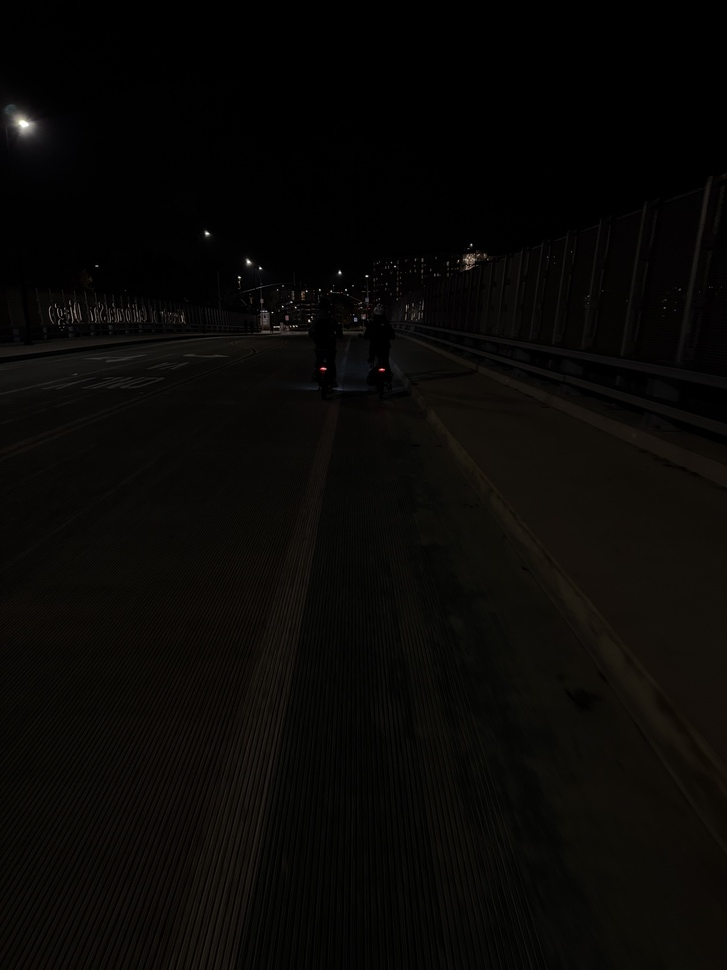
#> input picture Image_process/example_jpg/input/IMG_3583.jpeg, 727 x 970 px, shrunk from 4284 x 5712 before the run, found by its file name
$ python clahe.py
#> lines starting #> are read from the running program, lines starting #| are printed output that depends on the picture
import cv2

img = cv2.imread("/home/pearson/Projects/ECE253/Image_process/example_jpg/input/IMG_3583.jpeg", cv2.IMREAD_COLOR)
#> img is the input picture: shape (970, 727, 3); mean B, G, R 5.6, 7.7, 8.8
lab = cv2.cvtColor(img, cv2.COLOR_BGR2LAB)
#> lab: shape (970, 727, 3); mean of channels 0, 1, 2 5.9, 128.1, 129.1
l, a, b = cv2.split(lab)

clahe = cv2.createCLAHE(clipLimit=4.0, tileGridSize=(8,8))
cl = clahe.apply(l)
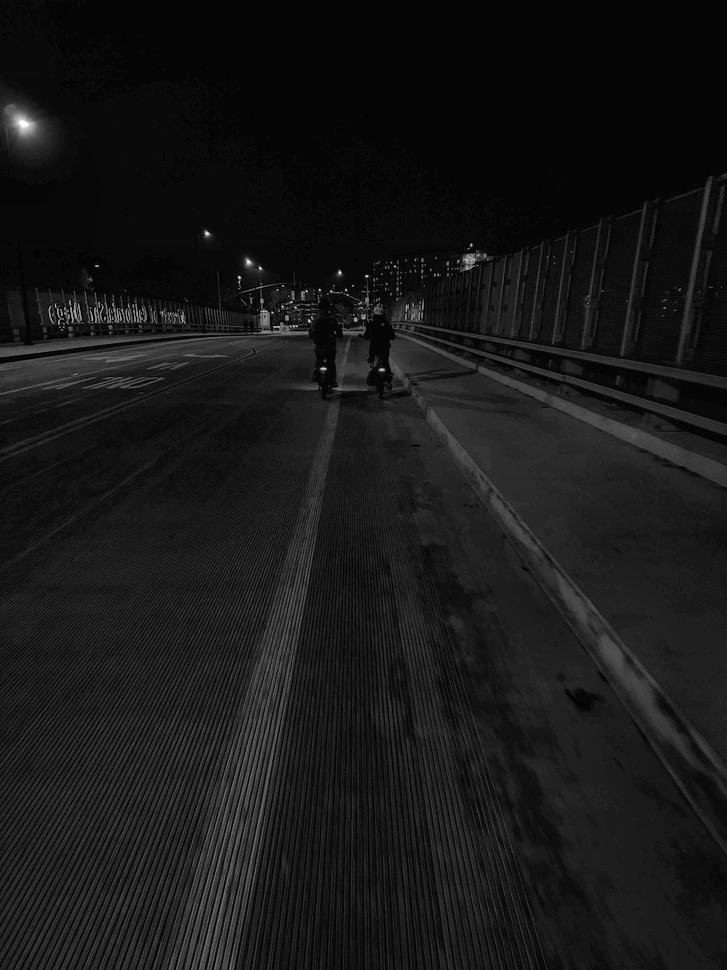
#> cl: shape (970, 727); min 1, max 255, mean 23.7

merged = cv2.merge((cl, a, b))
#> merged: shape (970, 727, 3); mean of channels 0, 1, 2 23.7, 128.1, 129.1
output = cv2.cvtColor(merged, cv2.COLOR_LAB2BGR)

cv2.imwrite("/home/pearson/Projects/ECE253/Image_process/example_jpg/output/output_clahe_IMG_3583.jpeg", output)

$ run again, with Image_process/example_jpg/input/IMG_2467.jpeg copied over Image_process/example_jpg/input/IMG_3583.jpeg
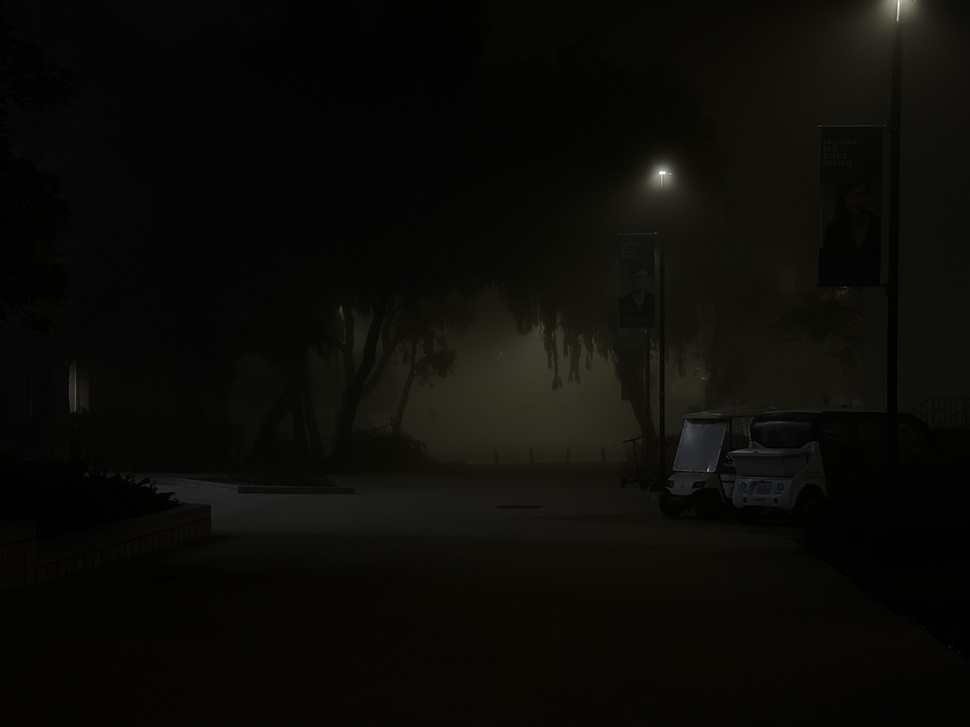
#> input picture Image_process/example_jpg/input/IMG_2467.jpeg, 970 x 727 px, shrunk from 4032 x 3024 before the run, found by its file name
#> img is the input picture: shape (727, 970, 3); mean B, G, R 7.7, 11.1, 11.4
#> lab: shape (727, 970, 3); mean of channels 0, 1, 2 8.8, 127.6, 129.7
#> `cl = clahe.apply(l)`:
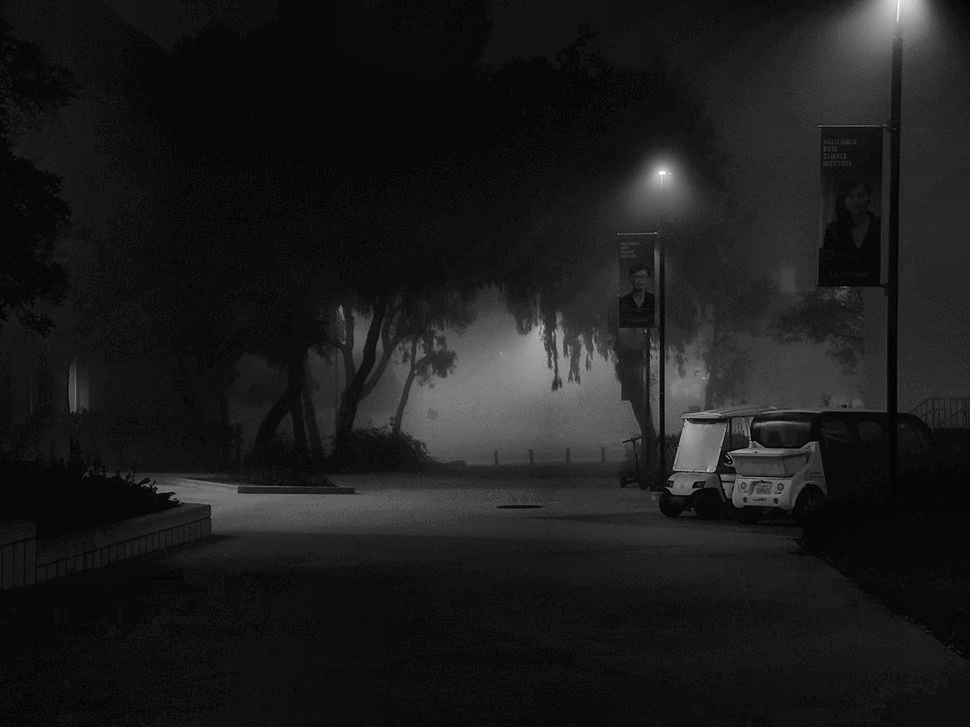
#> cl: shape (727, 970); min 1, max 255, mean 27.5
#> merged: shape (727, 970, 3); mean of channels 0, 1, 2 27.5, 127.6, 129.7
#> `output = cv2.cvtColor(merged, cv2.COLOR_LAB2BGR)`:
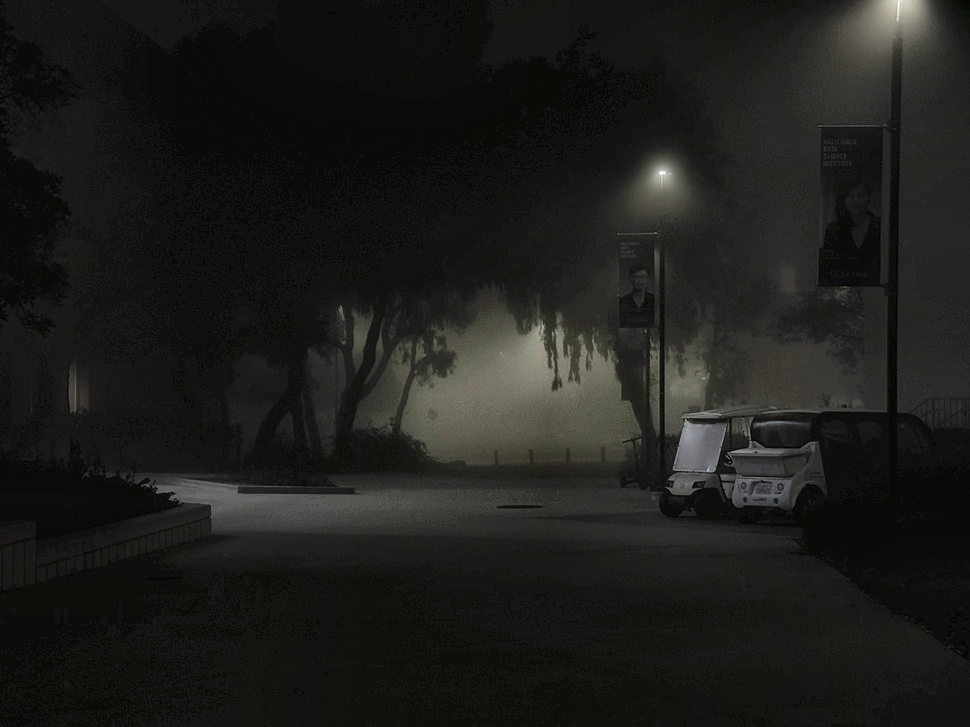
#> output: shape (727, 970, 3); mean B, G, R 26.2, 29.2, 29.5

$ run again, with Image_process/example_jpg/input/IMG_2468.jpeg copied over Image_process/example_jpg/input/IMG_3583.jpeg
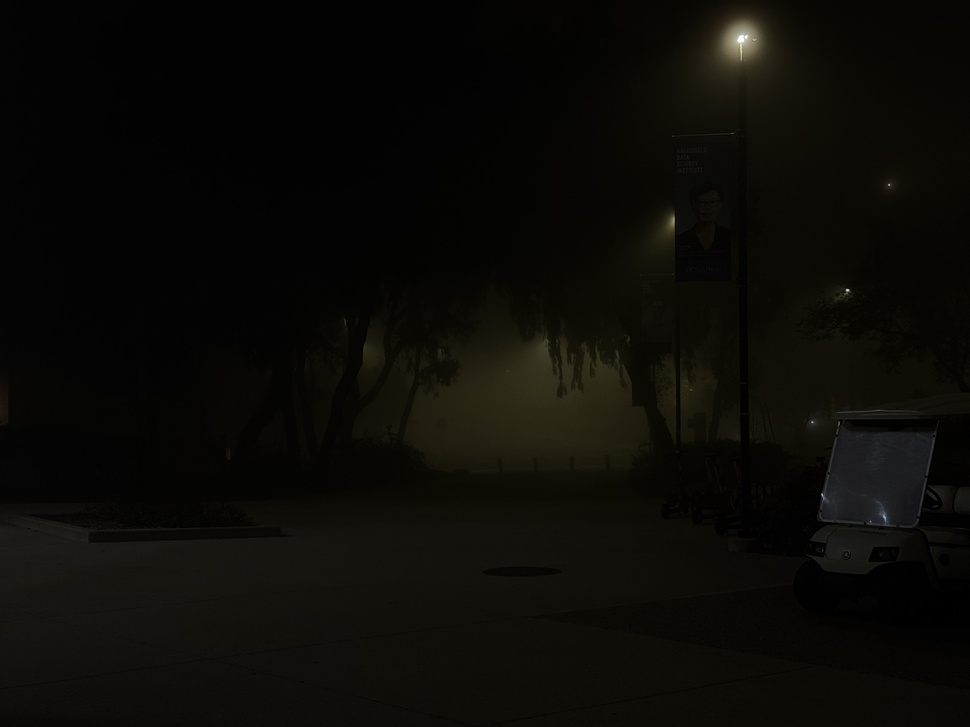
#> input picture Image_process/example_jpg/input/IMG_2468.jpeg, 970 x 727 px, shrunk from 4032 x 3024 before the run, found by its file name
#> img is the input picture: shape (727, 970, 3); mean B, G, R 6.8, 10.6, 11.4
#> lab: shape (727, 970, 3); mean of channels 0, 1, 2 8.3, 127.6, 129.9
#> `l, a, b = cv2.split(lab)`:
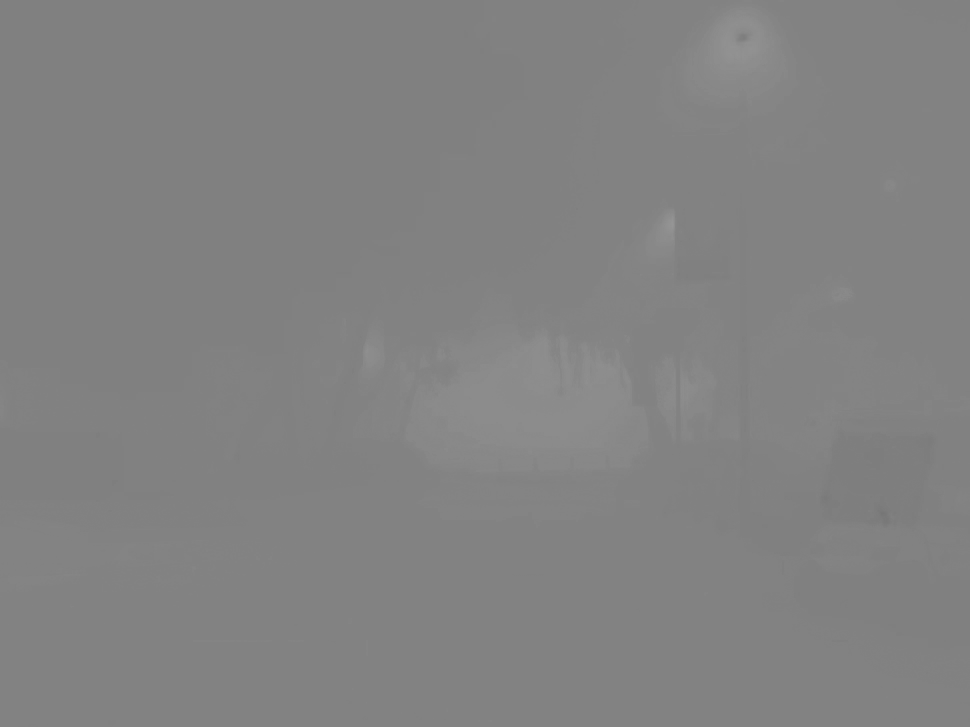
#> b: shape (727, 970); min 118, max 149, mean 129.9
#> merged: shape (727, 970, 3); mean of channels 0, 1, 2 25.7, 127.6, 129.9
#> `output = cv2.cvtColor(merged, cv2.COLOR_LAB2BGR)`:
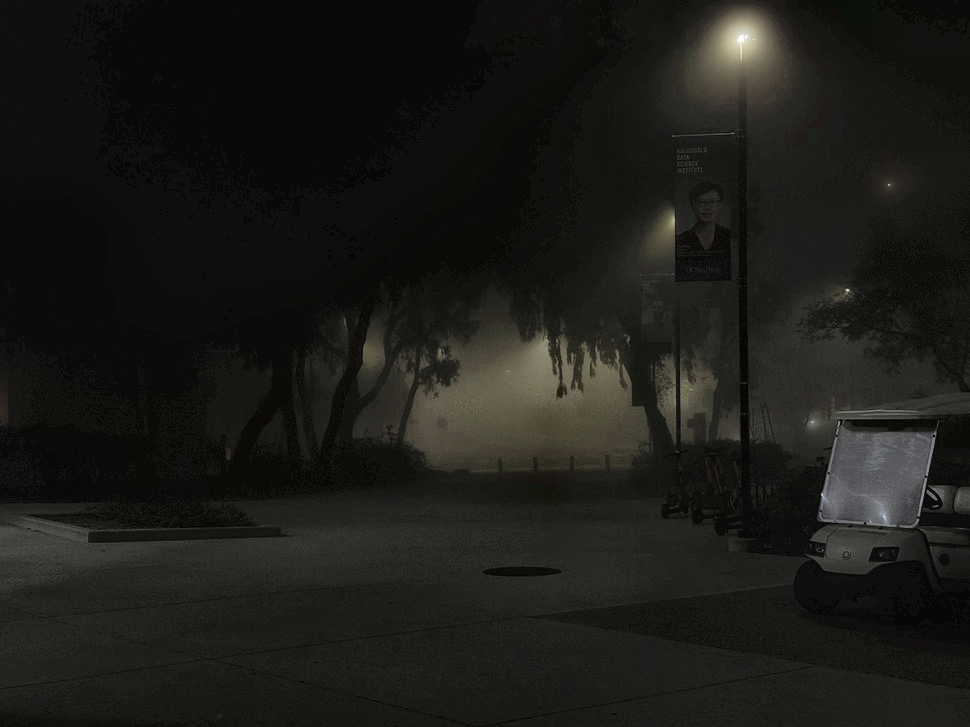
#> output: shape (727, 970, 3); mean B, G, R 24.2, 27.4, 27.8
